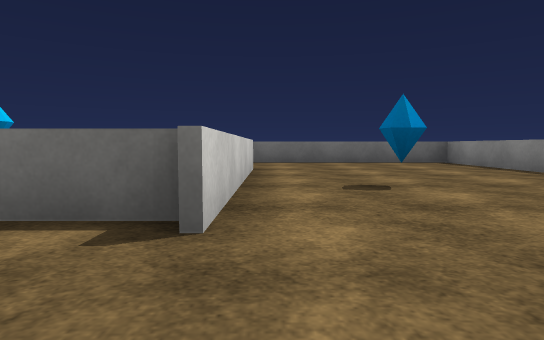
view 1 (above)

16 first-person views from a walk through a scene from a Unity 3-D project. The camera is 0.37 m above the floor, tilts 4° down and sees 75° across. The floor is counted in squares, 1 m on a side. Each view is taken from the middle of a square. On the plan, view 1 faces up. The plan holds only what a view shows up to about 9 squares ahead; the rest is blank. The player is left out. Surface patterns are stand-ins for the level's own textures.

view 2
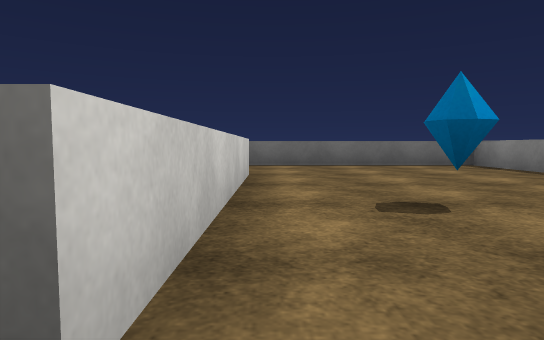

view 3
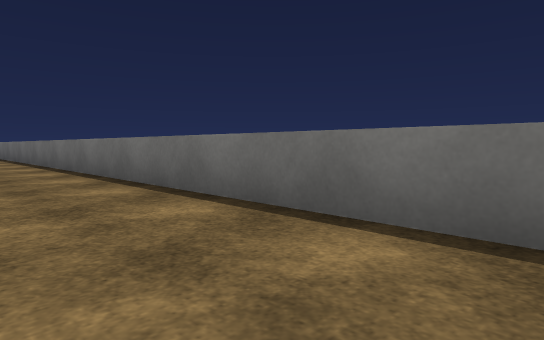

view 4
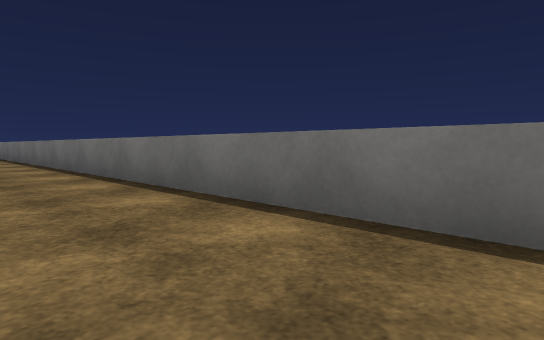

view 5
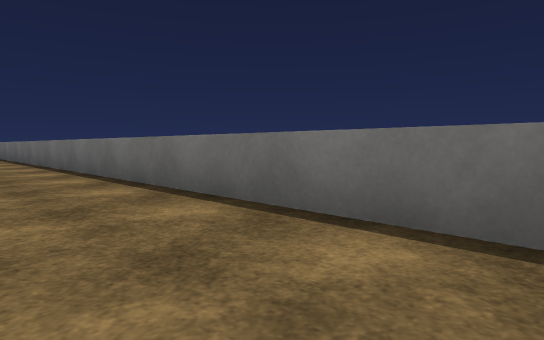

view 6
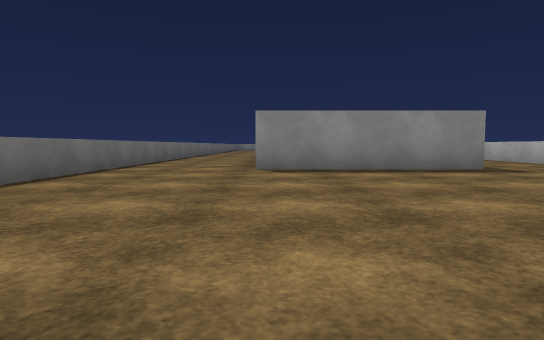

view 7
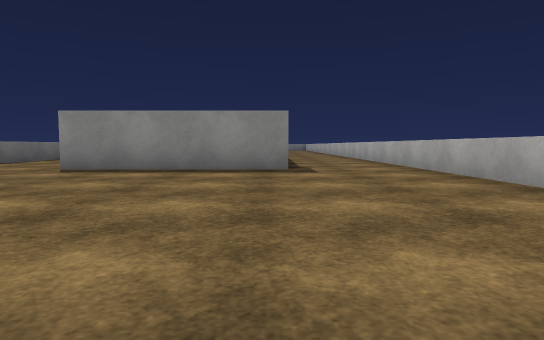

view 8
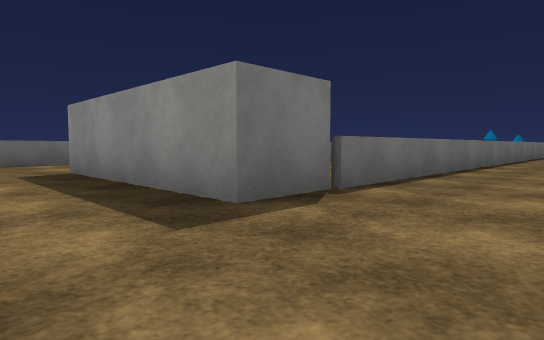

view 9
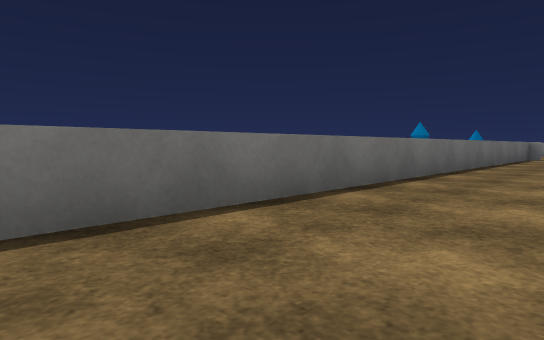

view 10
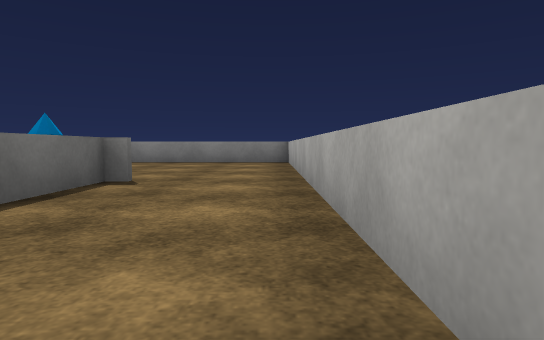

view 11
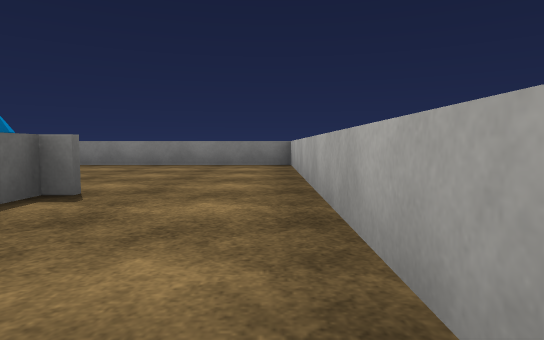

view 12
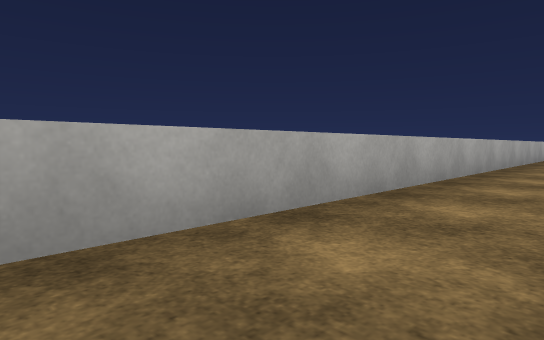

view 13
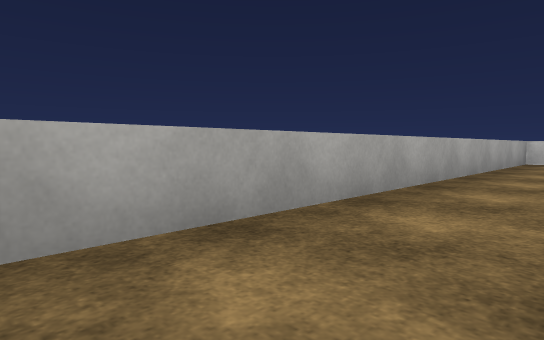

view 14
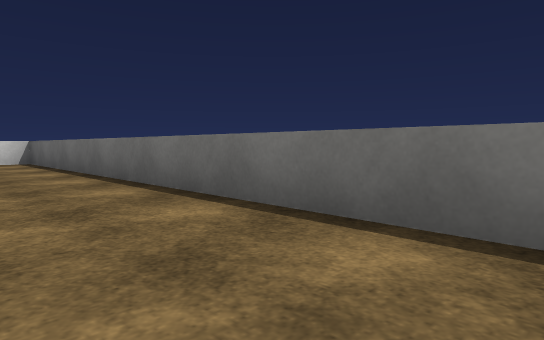

view 15
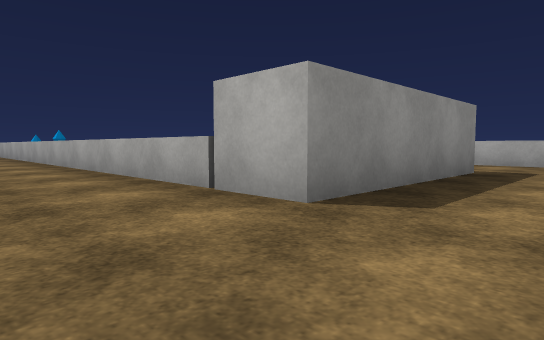

view 16
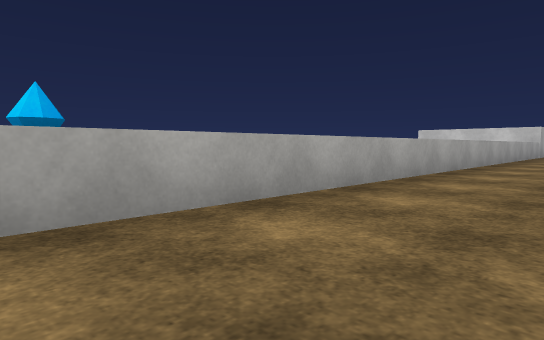

### Floor plan
Ten units are one square. View 1 is at (0, 0); x grows to the right and y downward. Boxes are objects, and circles mark ways between rooms. Rooms are numbered by the first view taken in them; rooms with no view inside come last. Other rooms are left out.
<svg viewBox="-247 -80 289 89">
<path fill="none" stroke="#000" d="M-242 4 5 4M-4 -17 -156 -17 -156 -52 -21 -52M5 -75 -242 -75 -242 -70M-3 -55 -3 -14M5 4 37 4 37 -75 5 -75"/>
<rect x="5" y="-35" width="10" height="10" fill="#bbb"><title>other object</title></rect>
<circle cx="-5" cy="-5" r="3" fill="#2a7"/>
<circle cx="0" cy="-65" r="3" fill="#2a7"/>
<text x="-160" y="-40">1</text>
<text x="20" y="-30">2</text>
</svg>
Room 1 opens to room 2.

Where each view was taken, in squares from view 1:
view 1: 0 up, 0 right, facing up
view 2: 1 up, 0 right, facing up
view 3: 6 up, 2 right, facing up-left
view 4: 6 up, 2 left, facing up-left
view 5: 6 up, 7 left, facing up-left
view 6: 5 up, 21 left, facing right
view 7: 2 up, 21 left, facing right
view 8: 0 up, 17 left, facing up-right
view 9: 0 up, 11 left, facing up-right
view 10: 0 up, 4 left, facing right
view 11: 0 up, 3 left, facing right
view 12: 1 up, 1 left, facing down-left
view 13: 1 up, 16 left, facing down-left
view 14: 6 up, 16 left, facing up-left
view 15: 7 up, 17 left, facing down-right
view 16: 7 up, 2 left, facing down-left
